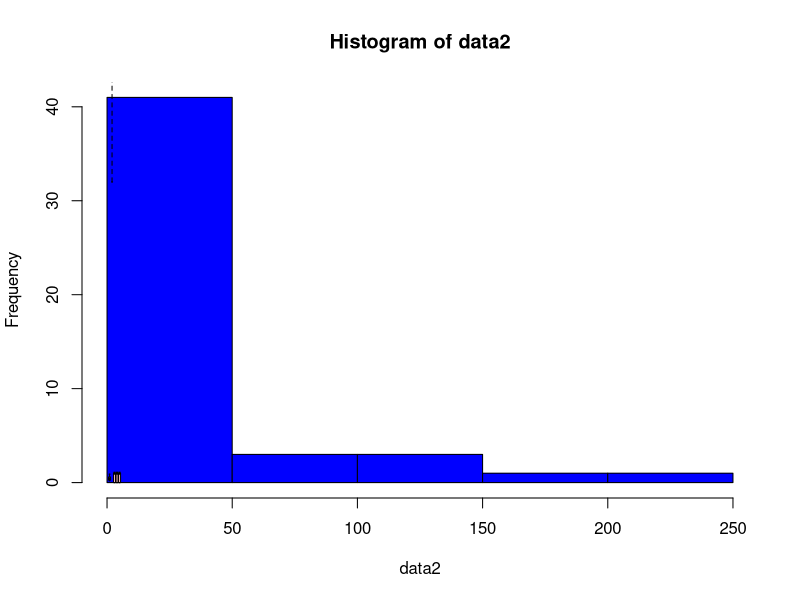
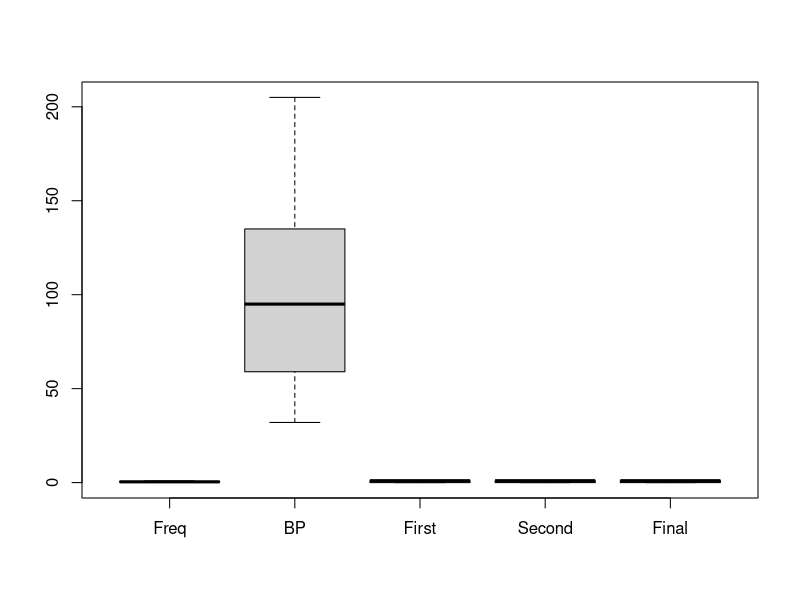

Write the R code that produced these figures, in order.
# The following data was collected by the local hospital. 
# This data set contains 5 variables based on observation of 8 patients. 
# In addition to the measurements of the patients checking in to the hospital that night, 
# this data provides the patients' histories regarding the frequency of their visits to the hospital in the last 12 months.
# This data displays the measurement of blood pressure, first assessment by general doctor (bad=1, good =0) titled "first," 
# the second assessment by external doctor (called "second"), and the last row provides the head of the emergency unit's decision 
# regarding immediate care for the patient based on the values 0 or 1 (low = 0, high =1).
# The names of your variables are as follows: "Freq","bloodp","first”, "second”, ”finaldecision”
# The rows 
# 1. "0.6","103","bad","low","low”
# 2. "0.3","87","bad","low","high”
# 3. "0.4","32","bad","high","low”
# 4. "0.4","42","bad","high","high"
# 5. "0.2","59","good","low","low”
# 6. "0.6","109","good","low","high”
# 7. "0.3","78","good","high","low”
# 8. "0.4","205","good","high","high”
# 9. "0.9","135",”NA","high","high"
# 10. "0.2","176",”bad","high","high”
# Here is Clarification hint:
# Frequency <- c(0.6,0.3,0.4,......
# BP <- c(103,87,32,42,.....
# First <- c(1,1,1,.....
# Second <- c(0,0,1,1,...
# FinalDecision <- c(0,1,0,1,...
# Your first assignment: Create a side-by-side boxplot (boxplot(x, ...)) and and histogram ((hist(x, ...)). 
# Discuss the outcome of your results regarding patients BPs & MD’s Ratings.



#determine the arguments that hist() takes
args(hist.default)

# sample data organized into vectors
Freq <- c(0.6, 0.3, 0.4, 0.4, 0.2, 0.6, 0.3, 0.4, 0.9, 0.2)
BP <- c(103, 87, 32, 42, 59, 109, 78, 205, 135, 176)
First <- c(1, 1, 1, 1, 0, 0, 0, 0, NA, 1)
Second <- c(0, 0, 1, 1, 0, 0, 1, 1, 1, 1)
FinalDecision <- c(0, 1, 0, 1, 0, 1, 0, 1, 1, 1)


data <- data.frame(
  Freq <- c(0.6, 0.3, 0.4, 0.4, 0.2, 0.6, 0.3, 0.4, 0.9, 0.2),
  BP <- c(103, 87, 32, 42, 59, 109, 78, 205, 135, 176),
  First <- c(1, 1, 1, 1, 0, 0, 0, 0, NA, 1),
  Second <- c(0, 0, 1, 1, 0, 0, 1, 1, 1, 1),
  FinalDecision <- c(0, 1, 0, 1, 0, 1, 0, 1, 1, 1)
)

#check if data is in fact a data.frame
is.data.frame(data)

#convert the data.frame to a numeric matrix in order to use it in hist()
data2 <- data.matrix(data)

#check if data2 is in fact a matrix
is.matrix(data2)

# plot the histogram first
hist(data2, col = 'blue', border = 'black')


# overlay a boxplot on the same plot
par(new=TRUE)


#determine the arguments that the function boxplot() takes
args(boxplot.default)

boxplot(data, axes = FALSE, add = TRUE, col = 'pink', xlim = 250, ylim = 40)




# labels for axis
label <- c('Freq', 'BP', 'First', 'Second', 'Final')

# create boxplot() with names parameter for labels 
boxplot(Freq, BP, First, Second, FinalDecision, names = label)
#Error in plot.new() : figure margins too large

#check the margins of the boxplot
par("mar")
#change the margins of the boxplot
par(mar=c(100,100,100,100))








